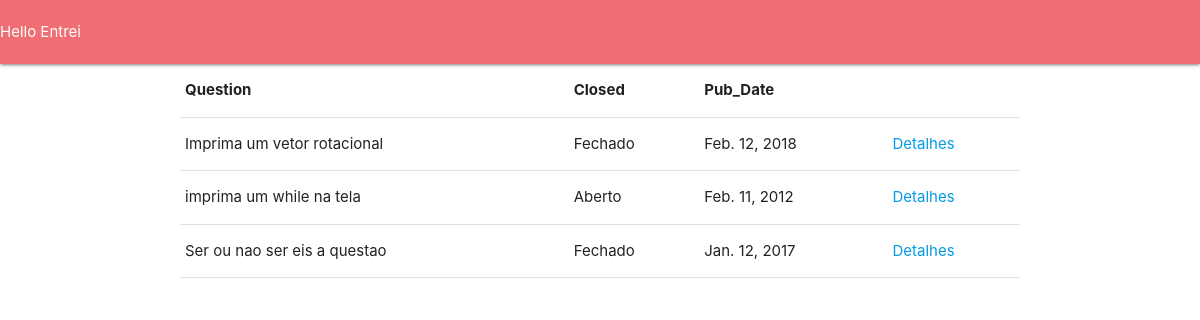
The page / on the database its author committed.
### pools/models.py (models this page shows)
class Question(models.Model):
    question_text = models.CharField(max_length=255)
    closed = models.BooleanField(default=False)
    pub_datee = models.DateField()

### pools/views.py (the view)
# urls.py: path('', views.index, name='index'),
def index(request):
    todas_questoes = {'question':Question.objects.all()}
    return render(request,'index.html', todas_questoes )

### pools/templates/index.html (shortened to what this page needs)
{% load staticfiles %}
<!DOCTYPE html>
<html lang="pt-br">
<head>
    <link href="{% static 'css/materialize.css' %}" type="text/css" rel="stylesheet" media="screen,projection"/>
    <link href="{% static 'css/style.css' %}" type="text/css" rel="stylesheet" media="screen,projection"/>
</head>
<body>
    <nav>
        Hello Entrei
    </nav>
    <div class="container">
        {% if question %}
            <table>
                <thead>
                 <th>Question</th>
                 <th>Closed</th>
                 <th>Pub_Date</th>
                </thead>
                <tbody>
                   {% for q in question %}
                        <tr>
                            <td>{{ q.question_text }} </td>
                               {% if q.closed %}
                                  <td>Aberto</td>
                               {% else %}
                                  <td>Fechado</td>
                               {% endif %}
                            <td>{{ q.pub_datee }} </td>
                            <td><a href="{% url 'question_id' q.id %}">Detalhes</a></td>
                        </tr>
                   {% endfor %}
                </tbody>
                </table>
        {% endif %}
    </div>
</body>
</html>

### rows shown on the page
Question: question_text "Imprima um vetor rotacional", closed "Fechado", pub_datee "Feb. 12, 2018"
Question: question_text "imprima um while na tela", closed "Aberto", pub_datee "Feb. 11, 2012"
Question: question_text "Ser ou nao ser eis a questao", closed "Fechado", pub_datee "Jan. 12, 2017"
